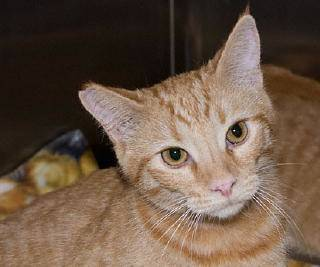
#> input picture cat.14.jpg, 320 x 267 px
$ jupyter execute --allow-errors HOG.ipynb   (older library calls are emulated)
#> lines starting #> are read from the running program, lines starting #| are printed output that depends on the picture
#> `imagen = cv2.resize(imagen, (128, 128))`:
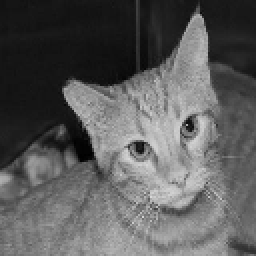
#> imagen: shape (128, 128) (shown 2 times larger); min 0, max 217, mean 91.5
[cell 1]
import numpy as np
import cv2

def calcular_caracteristicas_hog(imagen, tamano_celda=16, num_bins=9):
    # nos aseguramos de que la imagen esté en escala de grises
#> called with tamano_celda = 16, num_bins = 9
    if len(imagen.shape) > 2:
        raise ValueError("La imagen de entrada debe estar en escala de grises")

    # Paso 1: Calculamos el gradiente usando filtros [-1, 0, 1]
    grad_x = cv2.filter2D(imagen, cv2.CV_32F, np.array([[-1, 0, 1]]))
    grad_y = cv2.filter2D(imagen, cv2.CV_32F, np.array([[-1], [0], [1]]))
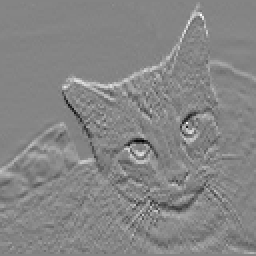
#> grad_y: shape (128, 128) float32 (shown 2 times larger); min -174, max 161, mean 1.8; drawn with min black and max white

    # Paso 2: Calculamos la magnitud y orientación del gradiente
    magnitud = np.sqrt(grad_x**2 + grad_y**2)
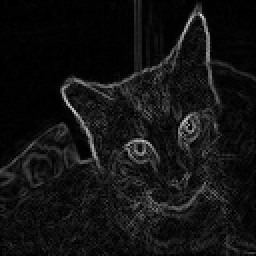
#> magnitud: shape (128, 128) float32 (shown 2 times larger); min 0, max 218.7, mean 18.7
    orientacion = np.arctan2(grad_y, grad_x) * (180 / np.pi) % 180
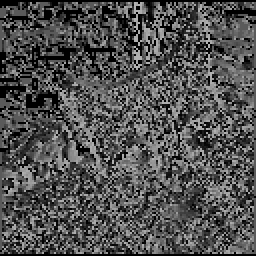
#> orientacion: shape (128, 128) float32 (shown 2 times larger); min 0, max 179.5, mean 80.1

    # Paso 3: Dividimos la imagen en celdas
    h, w = imagen.shape
#> h = 128; w = 128
    celdas_x = w // tamano_celda
#> celdas_x = 8
    celdas_y = h // tamano_celda
#> celdas_y = 8

    caracteristicas_hog = []

    # Paso 4: Calculamos histogramas para cada celda
    for i in range(celdas_y):
        for j in range(celdas_x):
            # Extraemos la región de la celda
            celda_mag = magnitud[i * tamano_celda:(i + 1) * tamano_celda, j * tamano_celda:(j + 1) * tamano_celda]
            celda_ori = orientacion[i * tamano_celda:(i + 1) * tamano_celda, j * tamano_celda:(j + 1) * tamano_celda]

            # Creamos el histograma para la celda
            histograma = np.zeros(num_bins, dtype=np.float32)
            ancho_bin = 180 / num_bins

            for m in range(celda_mag.shape[0]):
                for n in range(celda_mag.shape[1]):
                    # Determinar el bin para cada píxel
                    indice_bin = int(celda_ori[m, n] // ancho_bin) % num_bins
                    histograma[indice_bin] += celda_mag[m, n]

            # Normalizamos el histograma (norma L2)
            norma = np.linalg.norm(histograma)
            if norma != 0:
                histograma /= norma

            caracteristicas_hog.append(histograma)
#> after the loop, caracteristicas_hog = 64 items

    # Paso 5: Concatenamos todos los histogramas para formar el vector de características
    caracteristicas_hog = np.concatenate(caracteristicas_hog)
#> caracteristicas_hog = 576 values, max 0.891 at index 139, min 0.00802 at index 39, mean 0.289

    return caracteristicas_hog

# Ejemplo de uso
#> (the rest of this cell did not finish here and is left out)

[cell 2]
import matplotlib.pyplot as plt

from skimage.feature import hog
from skimage import data, exposure
import cv2

image =  cv2.imread('cat_dog_100/train/dog/dog.10005.jpg', 0)
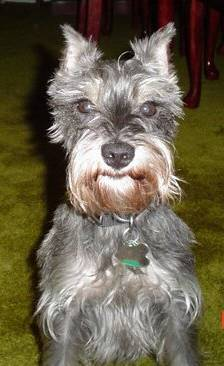
#> input picture cat_dog_100/train/dog/dog.10005.jpg, 224 x 366 px
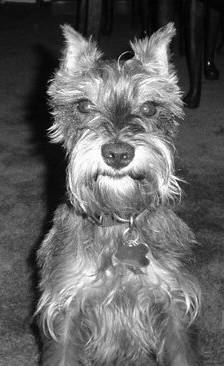
#> image: shape (366, 224); min 0, max 255, mean 97.9

fd, hog_image = hog(
    image,
    orientations=8,
    pixels_per_cell=(16, 16),
    cells_per_block=(1, 1),
    visualize=True,
    #channel_axis=-1, Esto por si lo queremos hacer a color
)
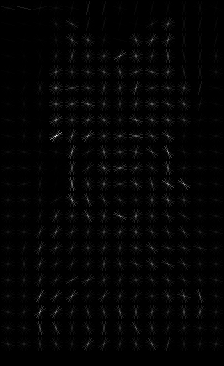
#> hog_image: shape (366, 224) float64; min 0, max 70.66, mean 1.2; drawn with min black and max white
#> fd = 2464 values, max 0.878 at index 12, min 0 at index 119, mean 0.342

fig, (ax1, ax2) = plt.subplots(1, 2, figsize=(8, 4), sharex=True, sharey=True)

ax1.axis('off')
ax1.imshow(image, cmap=plt.cm.gray)
ax1.set_title('Input image')

# Rescale histogram for better display
hog_image_rescaled = exposure.rescale_intensity(hog_image, in_range=(0, 10))
ax2.axis('off')
print(hog_image_rescaled.shape)
#| (366, 224)
ax2.imshow(hog_image_rescaled, cmap=plt.cm.gray)
ax2.set_title('Histogram of Oriented Gradients')
plt.show()

[cell 3]
import matplotlib.pyplot as plt
import numpy as np
from skimage.feature import hog
from skimage import data, exposure
import cv2

image =  cv2.imread('cat_dog_100/train/dog/dog.10059.jpg', 0)
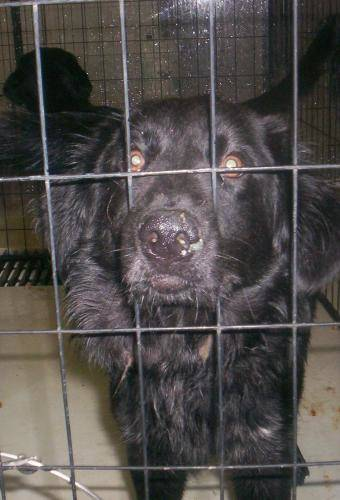
#> input picture cat_dog_100/train/dog/dog.10059.jpg, 340 x 500 px
#> image: shape (500, 340); min 0, max 255, mean 77.8

fd, hog_image = hog(
    image,
    orientations=8,
    pixels_per_cell=(16, 16),
    cells_per_block=(1, 1),
    visualize=True,
    #channel_axis=-1, Esto por si lo queremos hacer a color
)
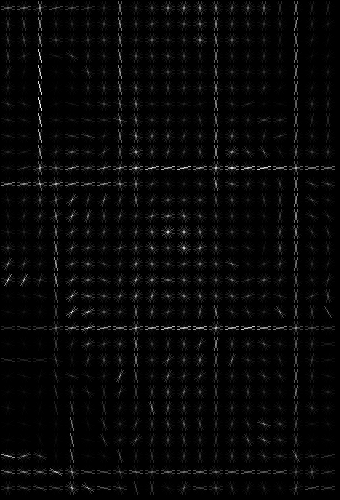
#> hog_image: shape (500, 340) float64; min 0, max 31.96, mean 1; drawn with min black and max white
#> fd = 5208 values, max 0.701 at index 1024, min 0 at index 315, mean 0.334

fig, (ax1, ax2) = plt.subplots(1, 2, figsize=(8, 4), sharex=True, sharey=True)

ax1.axis('off')
ax1.imshow(image, cmap=plt.cm.gray)
ax1.set_title('Input image')

# Rescale histogram for better display
hog_image_rescaled = exposure.rescale_intensity(hog_image, in_range=(0, 10))
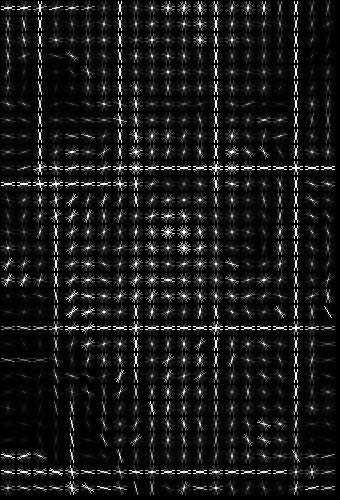
#> hog_image_rescaled: shape (500, 340) float64; min 0, max 1, mean 0.0885
ax2.axis('off')
ax2.imshow(hog_image_rescaled, cmap=plt.cm.gray)
ax2.set_title('Histogram of Oriented Gradients')
plt.show()
hog_image_uint8 = np.uint8(hog_image_rescaled * 255)
sift = cv2.SIFT_create()
#> (the rest of this cell did not finish here and is left out)
